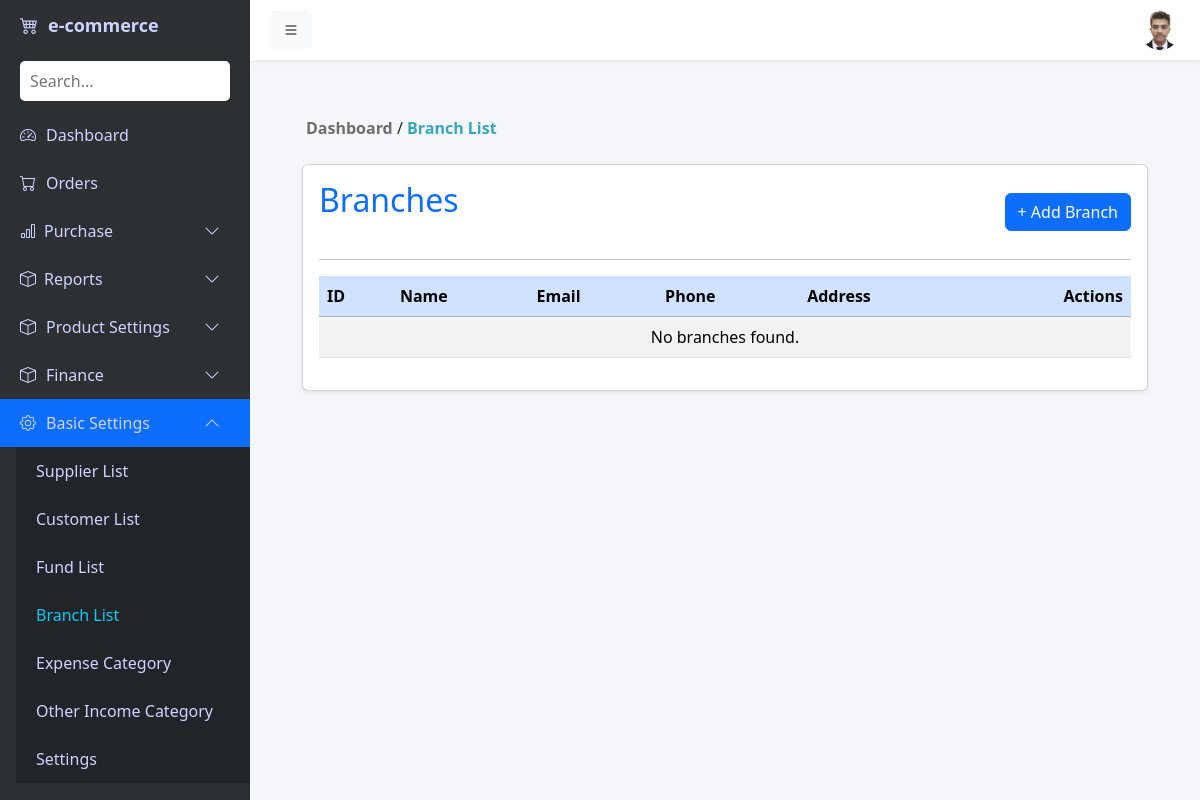
Page /admin-panel/branches/ (signed in) on the earlier database version.
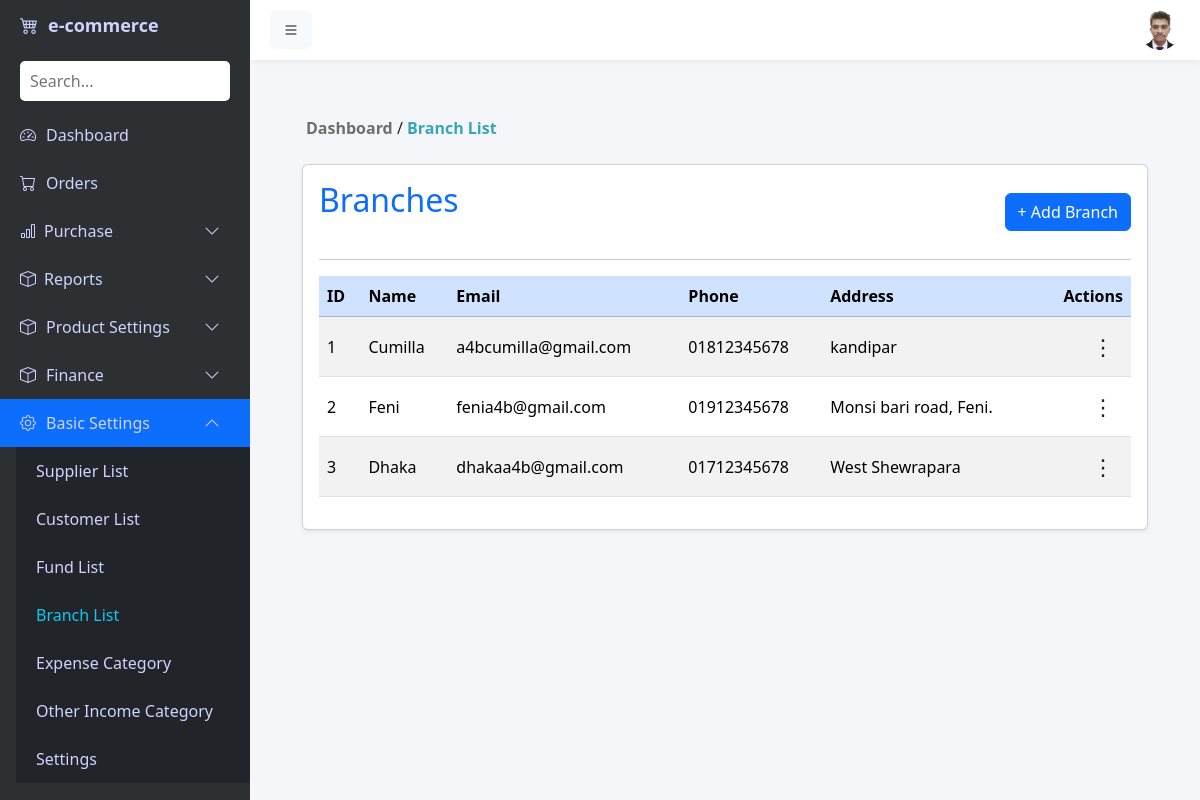
Same page on the later database version.
### products/models.py (models this page shows, shortened)
class Profile(models.Model):
    user = models.OneToOneField(User, on_delete=models.CASCADE)
    phone = models.CharField(max_length=20, blank=True, null=True)
    address = models.TextField(blank=True, null=True)
    image = models.ImageField(upload_to='profile_images/', blank=True, null=True)

### admins/models.py (models this page shows, shortened)
class Branch(models.Model):
    name = models.CharField(max_length=255)
    email = models.EmailField(unique=True)
    phone = models.CharField(max_length=20, unique=True)
    address = models.TextField()

### admins/views.py (the view)
# urls.py: path('branches/', BranchListView.as_view(), name='branch_list'),
class BranchListView(View):
    def get(self, request):
        branches = Branch.objects.all()
        return render(request, 'branch/branch_list.html', {'branches': branches})

### products/context_processors.py (called while the page is built)
def wishlist_count(request):
    if request.user.is_authenticated:
        count = Wishlist.objects.filter(user=request.user).count()
    else:
        if not request.session.session_key:
            request.session.create()
        count = Wishlist.objects.filter(
            session_key=request.session.session_key
        ).count()
    return {"wishlist_count": count}

### admins/templates/branch/branch_list.html (shortened to what this page needs)
{% extends 'base.html' %}
{% block content %}
<div class="text m-3">
    <a href="{% url 'admin_dashboard' %}" style="text-decoration: none; color: #6e6e6e;"><b>Dashboard</b></a> /
    <span style="color: #39a5b8;"><b>Branch List</b></span>
</div>
<div class="container mt-4">
    <div class="card shadow-sm">
        <div class="card-body">
            <div class="d-flex justify-content-between align-items-center">
                <h2 class="mb-4 text-primary">Branches</h2>
                <a href="{% url 'branch_add' %}" class="btn btn-primary">+ Add Branch</a>
            </div>
            <hr>
            <table class="table table-striped table-hover align-middle">
                <thead class="table-primary">
                    <tr>
                        <th>ID</th>
                        <th>Name</th>
                        <th>Email</th>
                        <th>Phone</th>
                        <th>Address</th>
                        <th class="text-end">Actions</th>
                    </tr>
                </thead>
                <tbody>
                    {% for branch in branches %}
                    <tr>
                        <td>{{ forloop.counter }}</td>
                        <td>{{ branch.name }}</td>
                        <td>{{ branch.email }}</td>
                        <td>{{ branch.phone }}</td>
                        <td>{{ branch.address }}</td>
                        <td class="text-end">
                            <div class="dropdown">
                                <button class="btn btn-sm " type="button" data-bs-toggle="dropdown" style="font-size: 22px;">
                                    &#8942;
                                </button>
                            </div>
                        </td>
                    </tr>
                    {% empty %}
                    <tr>
                        <td colspan="6" class="text-center">No branches found.</td>
                    </tr>
                    {% endfor %}
                </tbody>
            </table>
        </div>
    </div>
</div>
{% endblock %}

### auths/templates/base.html (shortened to what this page needs)
{% load static %}
<!DOCTYPE html>
<html lang="en">
<head>
{% include "admin/css.html" %}
</head>
<body>
  {% include 'admin/sidebar.html' %}
  {% include 'admin/topbar.html' %}
<div class="content" id="content">
    {% block content %}{% endblock %}
</div>
</body>
</html>

### auths/templates/admin/css.html (shortened to what this page needs)
{% load static %}
  <link href="https://cdn.jsdelivr.net/npm/bootstrap@5.3.2/dist/css/bootstrap.min.css" rel="stylesheet">
  <link href="https://cdn.jsdelivr.net/npm/bootstrap@5.3.8/dist/css/bootstrap.min.css" rel="stylesheet">
  <link href="https://cdn.jsdelivr.net/npm/bootstrap-icons@1.11.1/font/bootstrap-icons.css" rel="stylesheet">
  <link rel="stylesheet" type="text/css" href="{% static 'css/nav.css' %}">

### auths/templates/navbar/svg.html (shortened to what this page needs)
{% load static %}

### auths/templates/admin/sidebar.html (shortened to what this page needs)
{% load static %}
<div class="sidebar" id="sidebar">
    <div class="sidebar-top">
        <div class="brand">
            <a href="#">
                <i class="bi bi-cart4"></i>
                <span class="menu-text">e-commerce</span>
            </a>
        </div>
        <div class="search-box">
            <input type="text" placeholder="Search...">
        </div>
    </div>
    <div class="sidebar-menu">
        <ul class="nav flex-column">
            <li>
                <a href="{% url 'admin_dashboard' %}">
                    <i class="bi bi-speedometer2"></i>
                    <span class="menu-text">Dashboard</span>
                </a>
            </li>
            <li>
                <a href="{% url 'admin_order_list' %}">
                    <i class="bi bi-cart"></i>
                    <span class="menu-text">Orders</span>
                </a>
            </li>
            {% with request.resolver_match.url_name as url_name %}
            <li class="nav-item">
                <a class="nav-link d-flex justify-content-between align-items-center
                    {% if url_name in 'purchase_create purchase_list purchase_return' %} active bg-primary {% endif %}"
                    data-bs-toggle="collapse"
                    href="#purchaseMenu"
                    aria-expanded="{% if url_name in 'purchase_create purchase_list purchase_return' %}true{% else %}false{% endif %}">
                    <div class="d-flex align-items-center">
                        <i class="bi bi-bar-chart me-2"></i>
                        <span class="menu-text">Purchase</span>
                    </div>
                    <i class="bi bi-chevron-down rotate-icon"></i>
                </a>
            </li>
            {% endwith %}
            {% with request.resolver_match.url_name as url_name %}
            <li class="nav-item">
                <a class="nav-link d-flex justify-content-between align-items-center
                {% if url_name == 'sales_report' or url_name == 'stock_list' %} active bg-primary {% endif %}"
                data-bs-toggle="collapse"
                href="#reportMenu"
                role="button"
                aria-expanded="{% if url_name == 'sales_report' or url_name == 'stock_list' %}true{% else %}false{% endif %}">
                <div class="d-flex align-items-center">
                    <i class="bi bi-box me-2"></i>
                    <span class="menu-text">Reports</span>
                </div>
                <i class="bi bi-chevron-down rotate-icon"></i>
                </a>
            </li>
            {% endwith %}
            {% with request.resolver_match.url_name as url_name %}
            <li class="nav-item">
                <a class="nav-link d-flex justify-content-between align-items-center
                    {% if url_name in 'product category_list' %} active bg-primary {% endif %}"
                    data-bs-toggle="collapse"
                    href="#productMenu"
                    aria-expanded="{% if url_name in 'productcategory_list' %}true{% else %}false{% endif %}">
                    <div class="d-flex align-items-center">
                        <i class="bi bi-box"></i>
                        <span class="menu-text">Product Settings</span>
                    </div>
                    <i class="bi bi-chevron-down rotate-icon"></i>
                </a>
            </li>
            {% endwith %}
            {% with request.resolver_match.url_name as url_name %}
            <li class="nav-item">
                <a class="nav-link d-flex justify-content-between align-items-center
                    {% if url_name in 'customer_payment_list fund_transfer_list supplier_payment_list other_income_list expense_list' %} active bg-primary {% endif %}"
                    data-bs-toggle="collapse"
                    href="#financeMenu"
                    aria-expanded="{% if url_name in 'customer_payment_list fund_transfer_list supplier_payment_list other_income_list expense_list' %}true{% else %}false{% endif %}">
                    <div class="d-flex align-items-center">
                        <i class="bi bi-box"></i>
                        <span class="menu-text">Finance</span>
                    </div>
                    <i class="bi bi-chevron-down rotate-icon"></i>
                </a>
            </li>
            {% endwith %}
            {% with request.resolver_match.url_name as url_name %}
            <li class="nav-item">
                <a class="nav-link d-flex justify-content-between align-items-center
                    {% if url_name in 'supplier customer fund_list branch_list expense_category_list income_category_list settings_list' %} active bg-primary {% endif %}"
                    data-bs-toggle="collapse"
                    href="#basicSettingsMenu"
                    aria-expanded="{% if url_name in 'supplier customer fund_list branch_list expense_category_list income_category_list settings_list' %}true{% else %}false{% endif %}">
                    <div class="d-flex align-items-center">
                        <i class="bi bi-gear"></i>
                        <span class="menu-text">Basic Settings</span>
                    </div>
                    <i class="bi bi-chevron-down rotate-icon"></i>
                </a>
                <div class="collapse {% if url_name in 'supplier customer fund_list branch_list expense_category_list income_category_list settings_list' %}show{% endif %}" id="basicSettingsMenu">
                    <ul class="nav flex-column bg-dark ms-3">
                        <li>
                            <a class="nav-link {% if url_name == 'supplier' %}active text-info{% endif %}"
                            href="{% url 'supplier' %}">
                                Supplier List
                            </a>
                        </li>
                        <li>
                            <a class="nav-link {% if url_name == 'customer' %}active text-info{% endif %}"
                            href="{% url 'customer' %}">
                                Customer List
                            </a>
                        </li>
                        <li>
                            <a class="nav-link {% if url_name == 'fund_list' %}active text-info{% endif %}"
                            href="{% url 'fund_list' %}">
                                Fund List
                            </a>
                        </li>
                        <li>
                            <a class="nav-link {% if url_name == 'branch_list' %}active text-info{% endif %}"
                            href="{% url 'branch_list' %}">
                                Branch List
                            </a>
                        </li>
                        <li>
                            <a class="nav-link {% if url_name == 'expense_category_list' %}active text-info{% endif %}"
                            href="{% url 'expense_category_list' %}">
                                Expense Category
                            </a>
                        </li>
                        <li>
                            <a class="nav-link {% if url_name == 'income_category_list' %}active text-info{% endif %}"
                            href="{% url 'income_category_list' %}">
                                Other Income Category
                            </a>
                        </li>
                        <li>
                            <a class="nav-link {% if url_name == 'settings_list' %}active text-info{% endif %}"
                            href="{% url 'settings_list' %}">
                                Settings
                            </a>
                        </li>
                    </ul>
                </div>
            </li>
            {% endwith %}
            {% with request.resolver_match.url_name as url_name %}
            <li class="nav-item">
                <a class="nav-link d-flex justify-content-between align-items-center
                    {% if url_name in 'user_list role_list permission_list' %} active bg-primary {% endif %}"
                    data-bs-toggle="collapse"
                    href="#userSettingsMenu"
                    aria-expanded="{% if url_name in 'user_list role_list permission_list' %}true{% else %}false{% endif %}">
                    <div class="d-flex align-items-center">
                        <i class="bi bi-bar-chart"></i>
                        <span class="menu-text">User Settings</span>
                    </div>
                    <i class="bi bi-chevron-down rotate-icon"></i>
                </a>
            </li>
            {% endwith %}
        </ul>
    </div>
</div>

### auths/templates/admin/topbar.html (shortened to what this page needs)
{% load static %}
<div class="topbar" id="topbar">
    <button class="btn btn-light me-3" id="toggleBtn">
        <i class="bi bi-list"></i>
    </button>
    <div class="ms-auto dropdown">
        {% if request.user.profile.image %}
            <img src="{{ request.user.profile.image.url }}"
                 class="rounded-circle dropdown-toggle"
                 id="profileDropdown"
                 data-bs-toggle="dropdown"
                 width="40"
                 height="40"
                 style="object-fit: cover; cursor: pointer;">
        {% else %}
            <i class="bi bi-person-circle dropdown-toggle"
               id="profileDropdown"
               data-bs-toggle="dropdown"
               style="font-size: 1.8rem; cursor: pointer;"></i>
        {% endif %}
    </div>
</div>

### auths/templates/link/js.html (shortened to what this page needs)
{% load static %}

### static/css/nav.css (style rules this page uses)
body { background: #f5f6fa; font-family: 'Segoe UI', sans-serif; }
.sidebar { width: 250px; height: 100vh; position: fixed; top: 0; left: 0; background: #2c3033; color: #fff; transition: width 0.3s; display: flex; flex-direction: column; }
.sidebar-top { flex-shrink: 0; }
.sidebar-menu { flex: 1 1 0; overflow-y: auto; overflow-x: hidden; min-height: 0; }
.sidebar .brand { font-size: 18px; font-weight: 600; }
.sidebar a { color: #cfd3ff; text-decoration: none; display: flex; align-items: center; padding: 12px 20px; transition: 0.3s; }
.sidebar a i { margin-right: 10px; }
.search-box { padding: 10px 20px; }
.search-box input { width: 100%; padding: 8px 10px; border: none; border-radius: 5px; outline: none; }
.topbar { margin-left: 250px; height: 60px; background: #fff; display: flex; align-items: center; padding: 0 20px; box-shadow: 0 2px 5px rgba(0,0,0,0.05); transition: margin-left 0.3s; }
.content { margin-left: 250px; padding: 40px; transition: margin-left 0.3s; overflow-y: auto; }

### auths/templates/admin/sidebar.html (style rules this page uses)
.rotate-icon { transition: transform 0.3s ease; }
a[aria-expanded="true"] .rotate-icon { transform: rotate(180deg); }

Differences in the rows shown:
added Branch: name "Cumilla", email "a4bcumilla@gmail.com", phone "01812345678", address "kandipar"
added Branch: name "Feni", email "fenia4b@gmail.com", phone "01912345678", address "Monsi bari road, Feni."
added Branch: name "Dhaka", email "dhakaa4b@gmail.com", phone "01712345678", address "West Shewrapara"
Other differences:
text no longer shown: "No branches found."
